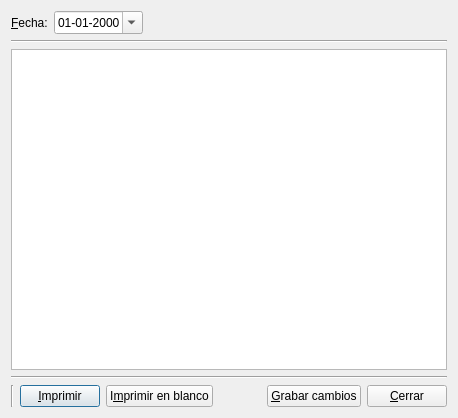
<?xml version="1.0" encoding="UTF-8"?>
<ui version="4.0">
 <class>DlgSaldoDiario</class>
 <widget class="QDialog" name="DlgSaldoDiario">
  <property name="geometry">
   <rect>
    <x>0</x>
    <y>0</y>
    <width>458</width>
    <height>418</height>
   </rect>
  </property>
  <property name="windowTitle">
   <string>Saldo diario</string>
  </property>
  <layout class="QVBoxLayout" name="verticalLayout">
   <item>
    <layout class="QVBoxLayout" name="verticalLayout_3">
     <item>
      <layout class="QVBoxLayout" name="verticalLayout_2">
       <item>
        <layout class="QHBoxLayout" name="horizontalLayout_2">
         <item>
          <widget class="QLabel" name="fechaLabel">
           <property name="text">
            <string>&amp;Fecha:</string>
           </property>
           <property name="buddy">
            <cstring>fechaDateEdit</cstring>
           </property>
          </widget>
         </item>
         <item>
          <widget class="QDateEdit" name="fechaDateEdit">
           <property name="displayFormat">
            <string>dd-MM-yyyy</string>
           </property>
           <property name="calendarPopup">
            <bool>true</bool>
           </property>
          </widget>
         </item>
         <item>
          <spacer name="horizontalSpacer">
           <property name="orientation">
            <enum>Qt::Horizontal</enum>
           </property>
           <property name="sizeHint" stdset="0">
            <size>
             <width>40</width>
             <height>20</height>
            </size>
           </property>
          </spacer>
         </item>
        </layout>
       </item>
       <item>
        <widget class="Line" name="line_2">
         <property name="orientation">
          <enum>Qt::Horizontal</enum>
         </property>
        </widget>
       </item>
       <item>
        <widget class="QTableView" name="saldosTableView">
         <property name="selectionBehavior">
          <enum>QAbstractItemView::SelectRows</enum>
         </property>
        </widget>
       </item>
      </layout>
     </item>
    </layout>
   </item>
   <item>
    <widget class="Line" name="line_3">
     <property name="orientation">
      <enum>Qt::Horizontal</enum>
     </property>
    </widget>
   </item>
   <item>
    <layout class="QHBoxLayout" name="horizontalLayout">
     <item>
      <widget class="Line" name="line">
       <property name="orientation">
        <enum>Qt::Vertical</enum>
       </property>
      </widget>
     </item>
     <item>
      <widget class="QPushButton" name="pushButtonImprimir">
       <property name="text">
        <string>&amp;Imprimir</string>
       </property>
      </widget>
     </item>
     <item>
      <widget class="QPushButton" name="pushButtonImprimirBlanco">
       <property name="text">
        <string>I&amp;mprimir en blanco</string>
       </property>
      </widget>
     </item>
     <item>
      <spacer name="horizontalSpacer_2">
       <property name="orientation">
        <enum>Qt::Horizontal</enum>
       </property>
       <property name="sizeHint" stdset="0">
        <size>
         <width>40</width>
         <height>20</height>
        </size>
       </property>
      </spacer>
     </item>
     <item>
      <widget class="QPushButton" name="guardarPushButton">
       <property name="text">
        <string>&amp;Grabar cambios</string>
       </property>
      </widget>
     </item>
     <item>
      <widget class="QPushButton" name="cerrarPushButton">
       <property name="text">
        <string>&amp;Cerrar</string>
       </property>
      </widget>
     </item>
    </layout>
   </item>
  </layout>
 </widget>
 <tabstops>
  <tabstop>fechaDateEdit</tabstop>
  <tabstop>saldosTableView</tabstop>
 </tabstops>
 <resources/>
 <connections>
  <connection>
   <sender>cerrarPushButton</sender>
   <signal>clicked()</signal>
   <receiver>DlgSaldoDiario</receiver>
   <slot>accept()</slot>
   <hints>
    <hint type="sourcelabel">
     <x>341</x>
     <y>407</y>
    </hint>
    <hint type="destinationlabel">
     <x>281</x>
     <y>411</y>
    </hint>
   </hints>
  </connection>
 </connections>
</ui>
